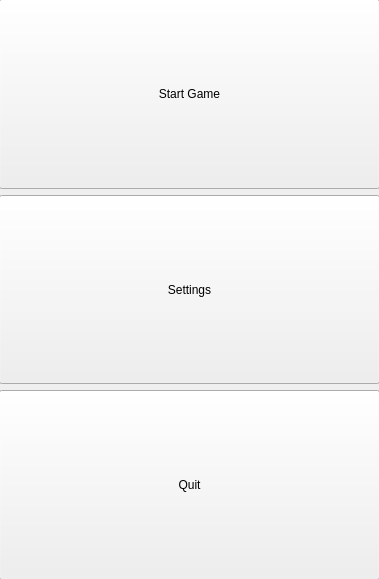
<?xml version="1.0" encoding="UTF-8"?>
<ui version="4.0">
 <class>MenuWindow</class>
 <widget class="QMainWindow" name="MenuWindow">
  <property name="geometry">
   <rect>
    <x>0</x>
    <y>0</y>
    <width>379</width>
    <height>579</height>
   </rect>
  </property>
  <property name="windowTitle">
   <string>FifaChess Menu</string>
  </property>
  <widget class="QWidget" name="centralwidget">
   <widget class="QWidget" name="verticalLayoutWidget">
    <property name="geometry">
     <rect>
      <x>-1</x>
      <y>-1</y>
      <width>381</width>
      <height>581</height>
     </rect>
    </property>
    <layout class="QVBoxLayout" name="verticalLayout">
     <item>
      <widget class="QPushButton" name="pushButton_startGame">
       <property name="sizePolicy">
        <sizepolicy hsizetype="Minimum" vsizetype="Minimum">
         <horstretch>0</horstretch>
         <verstretch>0</verstretch>
        </sizepolicy>
       </property>
       <property name="text">
        <string>Start Game</string>
       </property>
      </widget>
     </item>
     <item>
      <widget class="QPushButton" name="pushButton_settings">
       <property name="sizePolicy">
        <sizepolicy hsizetype="Minimum" vsizetype="Minimum">
         <horstretch>0</horstretch>
         <verstretch>0</verstretch>
        </sizepolicy>
       </property>
       <property name="text">
        <string>Settings</string>
       </property>
      </widget>
     </item>
     <item>
      <widget class="QPushButton" name="pushButton_quit">
       <property name="sizePolicy">
        <sizepolicy hsizetype="Minimum" vsizetype="Minimum">
         <horstretch>0</horstretch>
         <verstretch>0</verstretch>
        </sizepolicy>
       </property>
       <property name="text">
        <string>Quit</string>
       </property>
      </widget>
     </item>
    </layout>
   </widget>
  </widget>
 </widget>
 <resources/>
 <connections/>
</ui>
